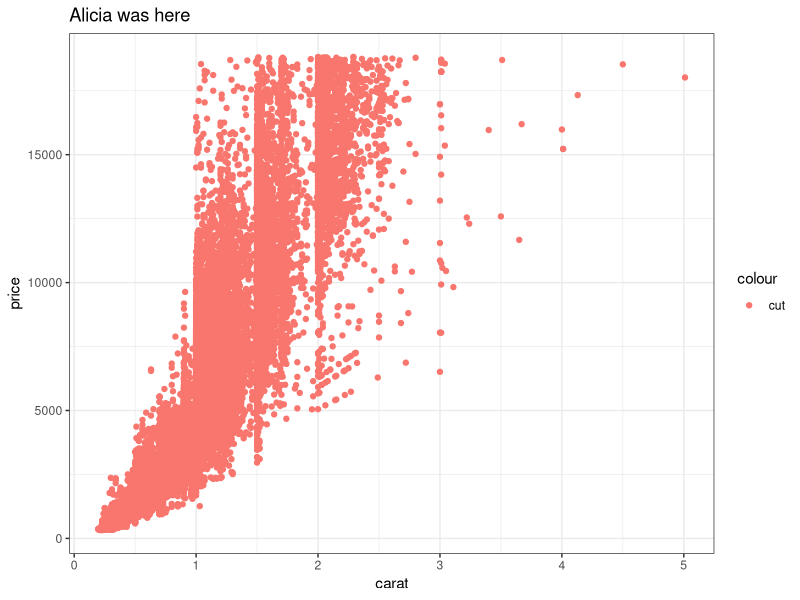
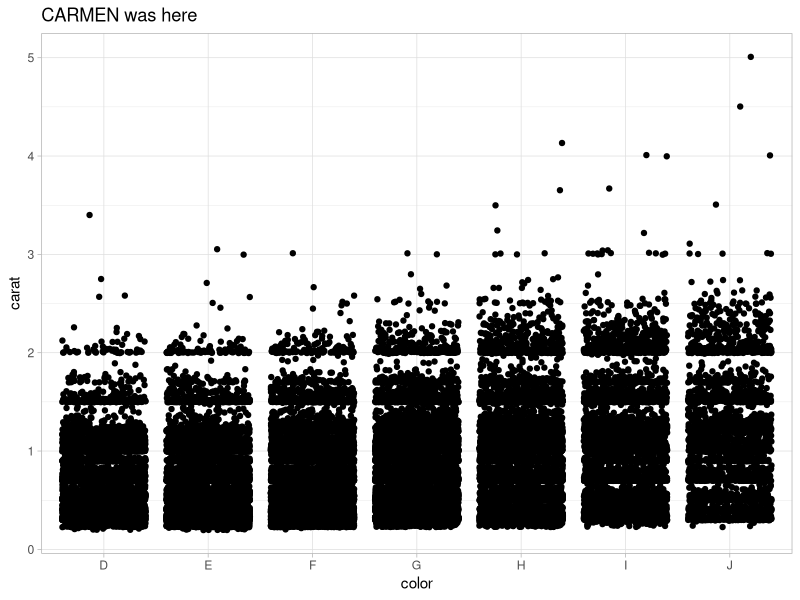

Reproduce these figures in R, in order.
## ---- chunk 1
knitr::opts_chunk$set(echo = TRUE)
library(tidyverse)
## ---- chunk 2
# Partner 1: 
# Run the code below to see the original graph
# Change the code below to make the point color change based on 'cut', and update the theme to theme_bw(). Update the title to include your first name. 

ggplot(data = diamonds, aes(x = carat, y = price)) +
  geom_point(aes(color = "cut")) +
  theme_bw() +
  labs(title = "Alicia was here")
## ---- chunk 3
# Partner 2: 
# Run the code below to see the original graph
# Change the code below to make the geom a geom_jitter, and update the theme to theme_light. Update the title to include your first name. 

ggplot(data = diamonds, aes(x = color, y = carat)) +
  geom_jitter() +
  theme_light() +
  labs(title = "CARMEN was here")
## ---- chunk 4

## BREAKING THINGS IS FUN SOMETIMES

## wooohooooo, hi Carmen! 

## :) 

# it is ! :D
## ---- chunk 5
## bla bla bla I don't feel like writing real code 
